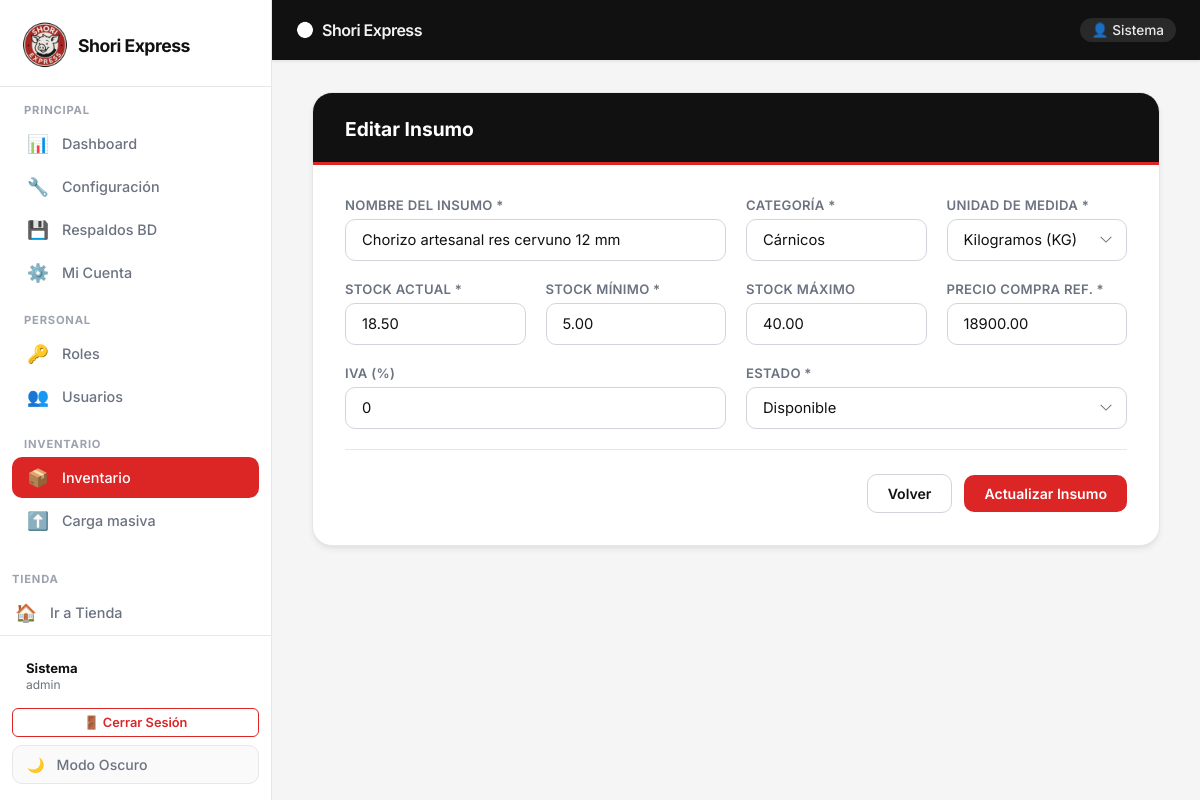
Page /inventario/editar/1/ (signed in) on the committed database.
### usuario/models.py (models this page shows, shortened)
class Usuario(models.Model):
    TIPO_DOC_CHOICES = [
        ('CC', 'Cédula de Ciudadanía'),
        ('TI', 'Tarjeta de Identidad'),
        ('CE', 'Cédula de Extranjería'),
        ('PEP', 'Permiso Especial de Permanencia'),
    ]
    ESTADO_CHOICES = [
        ('activo', 'Activo'),
        ('inactivo', 'Inactivo'),
    ]
    tipo_documento = models.CharField(max_length=10, choices=TIPO_DOC_CHOICES, default='CC')
    documento = models.CharField(max_length=15, unique=True)
    primer_nombre = models.CharField(max_length=40)
    apellido = models.CharField(max_length=40)
    correo = models.EmailField(max_length=100, unique=True)
    telefono = models.CharField(max_length=20, null=True, blank=True)
    direccion = models.CharField(max_length=100, blank=True)
    nombre_usuario = models.CharField(max_length=50, unique=True)
    contrasena = models.CharField(max_length=255)
    ultima_actualizacion_password = models.DateTimeField(
        auto_now_add=True,
        help_text="Fecha de última actualización de contraseña",
    )
    rol = models.ForeignKey(
        'rol.Rol',
        on_delete=models.PROTECT,
        related_name='usuarios'
    )
    puntos_acumulados = models.PositiveIntegerField(default=0)
    bonos_fidelidad = models.PositiveIntegerField(
        default=0,
        help_text="Bonos ganados (ej. compras iguales o superiores al umbral configurado)",
    )
    estado = models.CharField(max_length=10, choices=ESTADO_CHOICES, default='activo')
    fecha_registro = models.DateTimeField(auto_now_add=True)
    class Meta:
        verbose_name = "Usuario"
        verbose_name_plural = "Usuarios"
        db_table = "usuario_usuario" # Mantiene compatibilidad con tu SQL

### inventario/models.py (models this page shows, shortened)
class Inventario(models.Model):
    UNIDADES_MEDIDA = [
        ('GR', 'Gramos'),
        ('KG', 'Kilogramos'),
        ('ML', 'Mililitros'),
        ('LT', 'Litros'),
        ('UN', 'Unidad'),
    ]
    ESTADO_CHOICES = [
        ('disponible', 'Disponible'),
        ('agotado', 'Agotado'),
        ('pocos', 'Pocas Unidades'),
    ]
    nombre_insumo = models.CharField(max_length=100)
    categoria_insumo = models.CharField(max_length=50) # Ej: Proteína, Vegetal, Abarrote
    unidad_medida = models.CharField(
        max_length=10,
        choices=UNIDADES_MEDIDA,
        default='GR'
    )
    stock_actual = models.DecimalField(
        max_digits=10,
        decimal_places=2,
        default=0.00
    )
    stock_minimo = models.DecimalField(
        max_digits=10,
        decimal_places=2,
        help_text="Alerta cuando el stock baje de este valor"
    )
    stock_maximo = models.DecimalField(
        max_digits=10,
        decimal_places=2,
        null=True,
        blank=True
    )
    precio_compra_referencia = models.DecimalField(max_digits=10, decimal_places=2)
    iva_porcentaje = models.DecimalField(
        max_digits=5,
        decimal_places=2,
        default=0.00
    )
    estado_insumo = models.CharField(
        max_length=20,
        choices=ESTADO_CHOICES,
        default='disponible'
    )
    class Meta:
        verbose_name = "Insumo de Inventario"
        verbose_name_plural = "Insumos de Inventario"
        db_table = "inventario_inventario"

### inventario/views.py (the view, shortened to what this page needs)
# urls.py: path('editar/<int:id>/', views.editar_insumo, name='editar_insumo'),
@admin_shori_required
@require_http_methods(["GET", "POST"])
def editar_insumo(request, id):
    insumo = get_object_or_404(Inventario, pk=id)
    return render(request, "inventario/form_insumo.html", {"insumo": insumo})

### cuentas/context_processors.py (called while the page is built)
def user_context(request):
    usuario_logueado = None
    es_admin = False
    usuario_id = request.session.get('usuario_id')
    if usuario_id:
        try:
            usuario_logueado = Usuario.objects.get(pk=usuario_id)
        except Usuario.DoesNotExist:
            request.session.flush()
        else:
            nombre_rol = ''
            if usuario_logueado.rol:
                nombre_rol = usuario_logueado.rol.nombre_rol or ''
            es_admin = nombre_rol.strip().lower() in {'admin', 'administrador', 'empleado'}
    return {
        'usuario_logueado': usuario_logueado,
        'es_admin': es_admin,
    }

### cuentas/views.py (called while the page is built)
def _session_expired(request):
    last_activity = request.session.get('last_activity')
    if not last_activity:
        return False
    try:
        last = float(last_activity)
    except (TypeError, ValueError):
        return True
    return (timezone.now().timestamp() - last) > (SESSION_TIMEOUT_MINUTES * 60)

def _actualizar_actividad_sesion(request):
    request.session['last_activity'] = timezone.now().timestamp()

def _es_rol_admin(nombre_rol):
    if not nombre_rol:
        return False
    return nombre_rol.strip().lower() in ROLES_ADMIN

def _get_usuario_sesion(request):
    usuario_id = request.session.get('usuario_id')
    if usuario_id:
        try:
            return Usuario.objects.get(pk=usuario_id)
        except Usuario.DoesNotExist:
            request.session.flush()
    return None

### producto/context_processor.py (called while the page is built)
def cart_total_amount(request):
    cart = Cart(request)
    total = 0
    for key, value in cart.cart.items():
        total += float(value["precio"]) * value["cantidad"]
    return {'cart_total_amount': total, 'cart_count': len(cart.cart)}

### inventario/templates/inventario/form_insumo.html (shortened to what this page needs)
{% extends 'base.html' %}
{% block content %}
<div class="se-form-card">
    <div class="se-form-header">
        <h3>{% if insumo %}Editar{% else %}Crear{% endif %} Insumo</h3>
    </div>
    <div class="se-form-body">
        <form method="POST" id="insumoForm">
            <div class="se-form-grid">
                <div class="se-col-6 se-form-group">
                    <label class="se-form-label" for="nombre">Nombre del Insumo *</label>
                    <input type="text" id="nombre" name="nombre" class="se-form-control"
                           value="{{ insumo.nombre_insumo|default:'' }}" required
                           minlength="3" maxlength="100" placeholder="Ej: Harina de Trigo">
                </div>
                <div class="se-col-3 se-form-group">
                    <label class="se-form-label" for="categoria">Categoría *</label>
                    <input type="text" id="categoria" name="categoria" class="se-form-control"
                           value="{{ insumo.categoria_insumo|default:'' }}" required
                           minlength="3" maxlength="50" placeholder="Ej: Abarrotes">
                </div>
                <div class="se-col-3 se-form-group">
                    <label class="se-form-label" for="unidad">Unidad de Medida *</label>
                    <select id="unidad" name="unidad" class="se-form-control" required>
                        <option value="KG" {% if insumo.unidad_medida == 'KG' %}selected{% endif %}>Kilogramos (KG)</option>
                    </select>
                </div>
                <div class="se-col-3 se-form-group">
                    <label class="se-form-label" for="stock">Stock Actual *</label>
                    <input type="number" step="0.01" id="stock" name="stock" class="se-form-control"
                           value="{{ insumo.stock_actual|default:'' }}" required min="0">
                </div>
                <div class="se-col-3 se-form-group">
                    <label class="se-form-label" for="stock_minimo">Stock Mínimo *</label>
                    <input type="number" step="0.01" id="stock_minimo" name="stock_minimo" class="se-form-control"
                           value="{{ insumo.stock_minimo|default:'' }}" required min="0">
                </div>
                <div class="se-col-3 se-form-group">
                    <label class="se-form-label" for="stock_maximo">Stock Máximo</label>
                    <input type="number" step="0.01" id="stock_maximo" name="stock_maximo" class="se-form-control"
                           value="{{ insumo.stock_maximo|default:'' }}" min="0">
                </div>
                <div class="se-col-3 se-form-group">
                    <label class="se-form-label" for="precio_compra">Precio Compra Ref. *</label>
                    <input type="number" step="0.01" id="precio_compra" name="precio_compra" class="se-form-control"
                           value="{{ insumo.precio_compra_referencia|default:'' }}" required min="0" placeholder="0.00">
                </div>
                <div class="se-col-6 se-form-group">
                    <label class="se-form-label" for="iva">IVA (%)</label>
                    <input type="number" step="0.01" id="iva" name="iva" class="se-form-control"
                           value="{{ insumo.iva_porcentaje|default:0 }}" min="0" max="100">
                </div>
                <div class="se-col-6 se-form-group">
                    <label class="se-form-label" for="estado">Estado *</label>
                    <select id="estado" name="estado" class="se-form-control" required>
                        <option value="disponible" {% if insumo.estado_insumo == 'disponible' %}selected{% endif %}>Disponible</option>
                    </select>
                </div>
            </div>
            <div class="se-form-actions" style="margin-top: 20px;">
                <a href="{% url 'lista_inventario' %}" class="se-btn se-btn-outline">Volver</a>
                <button type="submit" class="se-btn se-btn-success">
                    {% if insumo %}Actualizar{% else %}Guardar{% endif %} Insumo
                </button>
            </div>
        </form>
    </div>
</div>
{% endblock %}

### templates/base.html (shortened to what this page needs)
{% load static %}
<!DOCTYPE html>
<html lang="es" data-theme="light">
<head>
    <link rel="stylesheet" href="{% static 'style.css' %}">
</head>
<body>
<aside class="se-sidebar" id="sidebar">
    <div class="se-sidebar-header">
        <a class="se-sidebar-brand" href="{% url 'home' %}">
            <img src="{% static 'IMG/SHORIp.ico' %}" alt="Shori" class="sidebar-logo">
            <span style="font-weight: 700; letter-spacing: -0.5px; font-size: 1.1rem;">Shori Express</span>
        </a>
    </div>
    <nav class="se-sidebar-nav">
        <div class="se-nav-section-label">Principal</div>
        <a class="se-sidebar-link" href="{% url 'home' %}">
            <span class="se-sidebar-icon">📊</span>
            <span>Dashboard</span>
        </a>
        <a class="se-sidebar-link" href="{% url 'ver_configuracion' %}">
            <span class="se-sidebar-icon">🔧</span>
            <span>Configuración</span>
        </a>
        <a class="se-sidebar-link" href="{% url 'lista_respaldos' %}">
            <span class="se-sidebar-icon">💾</span>
            <span>Respaldos BD</span>
        </a>
        {% if request.session.usuario_id %}
        <a class="se-sidebar-link" href="{% url 'mi_cuenta' request.session.usuario_id %}">
            <span class="se-sidebar-icon">⚙️</span>
            <span>Mi Cuenta</span>
        </a>
        {% endif %}
        <div class="se-nav-section-label">Personal</div>
        <a class="se-sidebar-link" href="{% url 'lista_roles' %}">
            <span class="se-sidebar-icon">🔑</span>
            <span>Roles</span>
        </a>
        <a class="se-sidebar-link" href="{% url 'lista_usuarios' %}">
            <span class="se-sidebar-icon">👥</span>
            <span>Usuarios</span>
        </a>
        <div class="se-nav-section-label">Inventario</div>
        <a class="se-sidebar-link" href="{% url 'lista_inventario' %}">
            <span class="se-sidebar-icon">📦</span>
            <span>Inventario</span>
        </a>
        <a class="se-sidebar-link" href="{% url 'carga_masiva' %}">
            <span class="se-sidebar-icon">⬆️</span>
            <span>Carga masiva</span>
        </a>
        <a class="se-sidebar-link" href="{% url 'lista_productos' %}">
        </a>
    </nav>
    <div class="se-nav-section-label">Tienda</div>
    <a class="se-sidebar-link" href="{% url 'landing' %}">
        <span class="se-sidebar-icon">🏠</span>
        <span>Ir a Tienda</span>
    </a>
    <div class="se-sidebar-footer">
        {% if request.session.usuario_nombre %}
        <div style="padding: 8px 14px; margin-bottom: 8px; font-size: 0.82rem; color: var(--text-secondary);">
            <strong style="color: var(--text-primary);">{{ request.session.usuario_nombre }}</strong><br>
            <span style="font-size: 0.75rem;">{{ request.session.usuario_rol|default:"Usuario" }}</span>
        </div>
        <a href="{% url 'logout' %}" class="se-btn se-btn-outline-red se-btn-sm" style="width: 100%; margin-bottom: 8px;">
            🚪 Cerrar Sesión
        </a>
        {% endif %}
        <button class="theme-toggle-sidebar" onclick="toggleTheme()" id="themeBtn" title="Cambiar tema" aria-label="Cambiar tema">
            <span id="themeIcon">🌙</span>
            <span id="themeText">Modo Oscuro</span>
        </button>
    </div>
</aside>
<header class="se-topbar">
    <a class="se-topbar-brand" href="{% url 'home' %}">
        <img src="{% static 'IMG/SHORIp.ico' %}" alt="Shori" class="topbar-logo">
        <span style="font-weight: 600; font-size: 1rem; color: rgba(255,255,255,0.95);">Shori Express</span>
    </a>
    {% if request.session.usuario_nombre %}
    <span style="color: rgba(255,255,255,0.9); font-size: 0.85rem; font-weight: 500; background: rgba(255,255,255,0.1); padding: 4px 12px; border-radius: 20px;">
        👤 {{ request.session.usuario_nombre }}
    </span>
    {% endif %}
</header>
<main class="se-main">
    {% block content %}
    {% endblock %}
</main>
</body>
</html>

### templates/base.html (style rules this page uses)
.se-sidebar-brand, .se-topbar-brand { display: flex; align-items: center; gap: 8px; }
.sidebar-logo { width: 50px; height: 50px; object-fit: contain; }
.topbar-logo { width: 18px; height: 18px; object-fit: contain; filter: brightness(0) invert(1); }

### rows in the picture
Usuario: session.usuario_nombre "Sistema"
Inventario: nombre "Chorizo artesanal res cervuno 12 mm", categoria "Cárnicos", unidad "Kilogramos (KG)", stock "18.50", stock_minimo "5.00", stock_maximo "40.00", precio_compra "18900.00", iva "0", estado "Disponible"

### other values in the picture
{{ request.session.usuario_rol|default:"Usuario" }} "admin"
